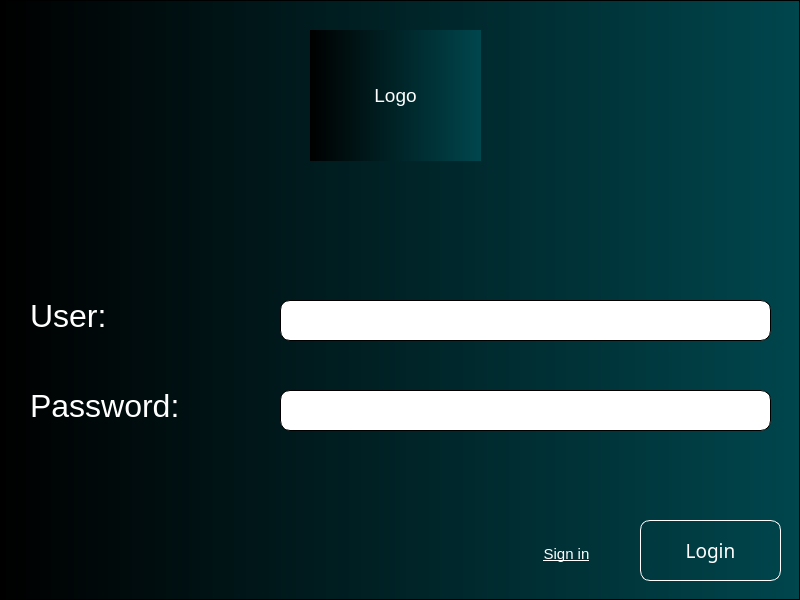
<?xml version="1.0" encoding="UTF-8"?>
<ui version="4.0">
 <class>Login</class>
 <widget class="QMainWindow" name="Login">
  <property name="geometry">
   <rect>
    <x>0</x>
    <y>0</y>
    <width>800</width>
    <height>600</height>
   </rect>
  </property>
  <property name="windowTitle">
   <string>ShareIt - Login</string>
  </property>
  <widget class="QWidget" name="centralwidget">
   <layout class="QVBoxLayout" name="verticalLayout">
    <property name="spacing">
     <number>0</number>
    </property>
    <property name="leftMargin">
     <number>0</number>
    </property>
    <property name="topMargin">
     <number>0</number>
    </property>
    <property name="rightMargin">
     <number>0</number>
    </property>
    <property name="bottomMargin">
     <number>0</number>
    </property>
    <item>
     <widget class="QFrame" name="frame">
      <property name="font">
       <font>
        <family>MS Serif</family>
       </font>
      </property>
      <property name="styleSheet">
       <string notr="true">background-color: qlineargradient(spread:pad, x1:0, y1:0, x2:1, y2:0, stop:0 rgba(0, 0, 0, 255), stop:1 rgb(0, 70, 77)) ;</string>
      </property>
      <property name="frameShape">
       <enum>QFrame::StyledPanel</enum>
      </property>
      <property name="frameShadow">
       <enum>QFrame::Raised</enum>
      </property>
      <widget class="QPushButton" name="loginPushButton">
       <property name="geometry">
        <rect>
         <x>640</x>
         <y>520</y>
         <width>141</width>
         <height>61</height>
        </rect>
       </property>
       <property name="font">
        <font>
         <family>Segoe UI Black</family>
         <pointsize>14</pointsize>
        </font>
       </property>
       <property name="styleSheet">
        <string notr="true">QPushButton{
background-color: rgba(255, 255, 255, 0);
color: rgb(255, 255, 255);
border: 1px solid white; 
border-radius: 10px;}

QPushButton:pressed {
background-color: qlineargradient(spread:pad, x1:0, y1:0, x2:1, y2:0, stop:0 rgba(255, 255, 255, 255), stop:1 rgb(0, 70, 77)) ;  }</string>
       </property>
       <property name="text">
        <string>Login</string>
       </property>
      </widget>
      <widget class="QTextEdit" name="userTextEdit">
       <property name="geometry">
        <rect>
         <x>280</x>
         <y>300</y>
         <width>491</width>
         <height>41</height>
        </rect>
       </property>
       <property name="font">
        <font>
         <pointsize>14</pointsize>
        </font>
       </property>
       <property name="styleSheet">
        <string notr="true">background-color: rgb(255, 255, 255);
border: 1px solid black; 
border-radius: 10px;</string>
       </property>
      </widget>
      <widget class="QTextEdit" name="passwordTextEdit">
       <property name="geometry">
        <rect>
         <x>280</x>
         <y>390</y>
         <width>491</width>
         <height>41</height>
        </rect>
       </property>
       <property name="font">
        <font>
         <pointsize>14</pointsize>
        </font>
       </property>
       <property name="styleSheet">
        <string notr="true">background-color: rgb(255, 255, 255);
border: 1px solid black; 
border-radius: 10px;</string>
       </property>
      </widget>
      <widget class="QPushButton" name="signInPushButton">
       <property name="geometry">
        <rect>
         <x>520</x>
         <y>540</y>
         <width>93</width>
         <height>28</height>
        </rect>
       </property>
       <property name="font">
        <font>
         <family>Segoe UI</family>
         <pointsize>11</pointsize>
         <underline>true</underline>
        </font>
       </property>
       <property name="styleSheet">
        <string notr="true">QPushButton{
background-color: rgba(255, 255, 255, 0);
color: rgb(255, 255, 255);
 border: 0;
}

QPushButton:pressed {

color: blue  ;}</string>
       </property>
       <property name="text">
        <string>Sign in</string>
       </property>
      </widget>
      <widget class="QLabel" name="label">
       <property name="geometry">
        <rect>
         <x>310</x>
         <y>30</y>
         <width>171</width>
         <height>131</height>
        </rect>
       </property>
       <property name="font">
        <font>
         <pointsize>14</pointsize>
        </font>
       </property>
       <property name="styleSheet">
        <string notr="true">color: rgb(255, 255, 255);</string>
       </property>
       <property name="text">
        <string>&lt;html&gt;&lt;head/&gt;&lt;body&gt;&lt;p align=&quot;center&quot;&gt;Logo&lt;/p&gt;&lt;/body&gt;&lt;/html&gt;</string>
       </property>
       <property name="scaledContents">
        <bool>true</bool>
       </property>
      </widget>
      <widget class="QLabel" name="label_2">
       <property name="geometry">
        <rect>
         <x>30</x>
         <y>380</y>
         <width>221</width>
         <height>51</height>
        </rect>
       </property>
       <property name="font">
        <font>
         <family>Segoe UI</family>
         <pointsize>24</pointsize>
        </font>
       </property>
       <property name="styleSheet">
        <string notr="true">background-color: rgba(255, 255, 255, 0);
color: rgb(255, 255, 255);
border: 0;</string>
       </property>
       <property name="text">
        <string>Password:</string>
       </property>
      </widget>
      <widget class="QLabel" name="label_3">
       <property name="geometry">
        <rect>
         <x>30</x>
         <y>290</y>
         <width>221</width>
         <height>51</height>
        </rect>
       </property>
       <property name="font">
        <font>
         <family>Segoe UI</family>
         <pointsize>24</pointsize>
        </font>
       </property>
       <property name="styleSheet">
        <string notr="true">background-color: rgba(255, 255, 255, 0);
color: rgb(255, 255, 255);
border: 0;</string>
       </property>
       <property name="text">
        <string>User:</string>
       </property>
      </widget>
     </widget>
    </item>
   </layout>
  </widget>
 </widget>
 <resources>
  <include location="logo.qrc"/>
 </resources>
 <connections/>
</ui>
